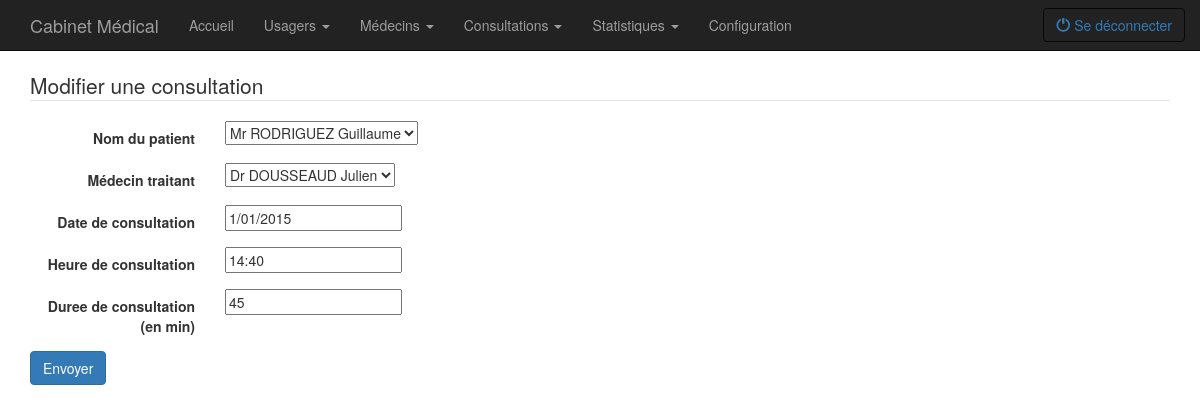
The app's page /consultation/modifier.php?id=1 (signed in) with its own data.
### tables this page shows
CREATE TABLE IF NOT EXISTS CONSULTATION
(
  id            INT(11)        NOT NULL AUTO_INCREMENT,
  usager        INT(11)        NOT NULL,
  medecin       INT(11)        NOT NULL,
  dateConsult   DATE           NULL,
  heureConsult  TIME           NULL,
  dureeConsult  INT(11)        NULL DEFAULT 30
  ,
  PRIMARY KEY (ID)
);

### config/config.inc.php (called while the page is built, shortened)
<?php
$nomFichier = dirname(__FILE__) . "/configuration.xml";
$xml = simplexml_load_file($nomFichier) or header('Location: assistant/assistant.php');
$site = $xml->site;
$siteurl = (string) $site->url;

### class/form.class.php (the view, shortened to what this page needs)
<?php
class Form
{
    private $form = null;
    public function __construct($legend, $method = "post", $dest = null)
    {
        $this->form = ' <form action="' . $dest . '" method="' . $method . '" class="form-horizontal" role="form">
						  <fieldset>
							<legend>' . $legend . '</legend>';
    }
    public function setInput($label, $name, $type = "text", $value = null, $option = null)
    {
        if ($label == null) {
            $this->form .= '<div class="form-group"><input type="' . $type . '" name="' . $name . '" value="' . $value . '" ' . $option . ' ></div>';
        } else {
            $this->form .= '<div class="form-group"><label for="' . $name . '" class="col-sm-2 control-label">' . $label . '</label><div class="col-sm-10"><input type="' . $type . '" name="' . $name . '" value="' . $value . '" ' . $option . ' ></div></div>';
        }
    }
    public function setSelect($label, $name, array $options, $prefered = null, $optionsHTML = null)
    {
        $this->form .= '<div class="form-group"><label for="' . $name . '" class="col-sm-2 control-label">' . $label . '</label><div class="col-sm-10"><select name="' . $name . '" ' . $optionsHTML .'>';
        if ($prefered != null) {
            $this->form .= '<option value="' . $prefered . '">' . $options[$prefered] . '</option>';
            $this->form .= '<option disabled>──────────</option>';
            unset($options[$prefered]);
        }
        foreach ($options as $cle => $option) {
            $this->form .= '<option value="' . $cle . '">' . $option . '</option>';
        }
        $this->form .= '</select></div></div>';
    }
    public function setButton($label, $name, $type="submit", $class = "btn btn-default")
    {
        $this->form .= '<button name="' . $name . '" type="' . $type . '" class="'. $class .'">' . $label . '</button> ';
    }
    public function getForm()
    {
        return $this->form . ' </fieldset>
						</form>';
    }
}

### consultation/modifier.php (shortened to what this page needs)
<?php
require('../config/config.inc.php');
try {
    $linkpdo = new PDO("mysql:host=$server;dbname=$db", $login, $mdp);
} catch (PDOException $e) {
    include('../header.php');
    echo "<div class='alert alert-danger' role='alert'>Erreur lors de la connexion à la BDD. Erreur : " . $e->getMessage() . "</div>";
    include('../footer.php');
    exit;
}
if (!empty($_GET['id'])) {
    $querySearch = $linkpdo->prepare('SELECT * FROM CONSULTATION WHERE id = :id');
    try {
        $querySearch->execute(array('id' => $_GET['id']));
    } catch (Exception $e) {
        $message = "Impossible de récupérer les informations de la consultation. Erreur : " . $e->getMessage();
        header("Location: $siteurl/consultation/rechercher.php?error=$message");
        exit;
    }
    $resultats = $querySearch->fetchAll();
    $ancienneConsultation = $resultats[0];
    $querySearch = $linkpdo->prepare('SELECT id, civilite, nom, prenom FROM USAGERS ORDER BY 3, 4 ASC');
    try {
        $querySearch->execute(null);
    } catch (Exception $e) {
        $message = "Erreur lors de l'execution de la requete : " . $e->getMessage();
        header("Location: $siteurl/consultation/rechercher.php?error=$message");
        exit;
    }
    $resultatsUsagers = $querySearch->fetchAll();
    $usagers = array();
    foreach ($resultatsUsagers as $resultat) {
        $usagers[$resultat['id']] = $resultat['civilite'] . ' ' . $resultat['nom'] . ' ' . $resultat['prenom'];
    }
    $querySearch = $linkpdo->prepare('SELECT * FROM MEDECINS');
    try {
        $querySearch->execute(null);
    } catch (Exception $e) {
        $message = "Erreur lors de l'execution de la requete : " . $e->getMessage();
        header("Location: $siteurl/consultation/rechercher.php?error=$message");
        exit;
    }
    $medecins = $querySearch->fetchAll();
    $listeMedecins = array();
    foreach ($medecins as $medecin) {
        $listeMedecins[$medecin['id']] = $medecin['civilite'] . ' ' . $medecin['nom'] . ' ' . $medecin['prenom'];
    }
    include('../header.php');
    $form = new Form("Modifier une consultation", "post", "");
    foreach ($parametresConsultation as $cle => $parametre) {
        switch ($parametre) {
            case "usager":
                $form->setSelect("Nom du patient", "usager", $usagers, $ancienneConsultation[$parametre], 'id="selectUsagers"');
                break;
            case "medecin":
                $form->setSelect("Médecin traitant", "medecin", $listeMedecins, $ancienneConsultation[$parametre], 'id="selectMedecins"');
                break;
            case "dateConsult":
                $date = DateTime::createFromFormat('Y-m-d', $ancienneConsultation[$parametre])->format('j/m/Y');
                $form->setInput($cle, $parametre, "text", $date, 'id="dateConsult"');
                break;
            case "heureConsult":
                $heure = DateTime::createFromFormat('H:i:s', $ancienneConsultation[$parametre])->format('H:i');
                $form->setInput($cle, $parametre, "text", $heure, "class='datetimepicker'");
                break;
            default:
                $form->setInput($cle, $parametre, "text", $ancienneConsultation[$parametre]);
        }
    }
    $form->setButton("Envoyer", "envoyer", "submit", "btn btn-primary");
    echo $form->getForm();
    include('../footer.php');
} else {
    $message = "Vous ne pouvez pas accéder à la page de modification directement";
    header("Location: $siteurl/consultation/rechercher.php?warning=$message");
    exit;
}

### header.php (shortened to what this page needs)
<?php
require_once('config/config.inc.php');
require_once('class/form.class.php');
?>
<!DOCTYPE html>
<html lang="fr">
<head>
    <link href="<?php echo $siteurl; ?>/public/css/bootstrap.min.css" rel="stylesheet">
    <link href="<?php echo $siteurl; ?>/public/css/style.css" rel="stylesheet">
    <link href="<?php echo $siteurl; ?>/public/css/bootstrap-datetimepicker.min.css" rel="stylesheet">
    <link href="<?php echo $siteurl; ?>/public/css/datepicker3.standalone.min.css" rel="stylesheet">
</head>
<body role="document">
<nav class="navbar navbar-inverse navbar-fixed-top" role="navigation">
    <div class="container">
        <div class="navbar-header">
            <a class="navbar-brand" href="<?php echo $siteurl; ?>/index.php">Cabinet Médical</a>
        </div>
        <div id="navbar" class="navbar-collapse collapse">
            <ul class="nav navbar-nav navbar-left">
                <li><a href="<?php echo $siteurl; ?>/index.php">Accueil</a></li>
                <li class="dropdown">
                    <a href="#" class="dropdown-toggle" data-toggle="dropdown" role="button" aria-expanded="false">Usagers
                        <span class="caret"></span></a>
                </li>
                <li class="dropdown">
                    <a href="#" class="dropdown-toggle" data-toggle="dropdown" role="button" aria-expanded="false">Médecins
                        <span class="caret"></span></a>
                </li>
                <li class="dropdown">
                    <a href="#" class="dropdown-toggle" data-toggle="dropdown" role="button" aria-expanded="false">Consultations
                        <span class="caret"></span></a>
                </li>
                <li class="dropdown">
                    <a href="#" class="dropdown-toggle" data-toggle="dropdown" role="button" aria-expanded="false">Statistiques
                        <span class="caret"></span></a>
                </li>
                <li><a href="<?php echo $siteurl; ?>/assistant/assistant.php">Configuration</a></li>
            </ul>
            <ul class="nav navbar-nav navbar-right">
                <?php
                if (isset($_SESSION['connecté']) && $_SESSION['connecté'] == true) {
                    echo "<li><button type='button' class='btn btn-default navbar-btn navbar-inverse'><a href='$siteurl/index.php?logout'><span class='glyphicon glyphicon-off' aria-hidden='true'></span>  Se déconnecter</a></button></li>";
                }
                ?>
            </ul>
        </div>
    </div>
</nav>
<div class="container theme-showcase" role="main">

### footer.php (shortened to what this page needs)
<?php
require('config/config.inc.php');
?>
</div>
</body>
</html>

### public/css/style.css (style rules this page uses)
body { padding-top: 70px; padding-bottom: 30px; }

### records on screen
consultation: usager "Mr RODRIGUEZ Guillaume", medecin "Dr DOUSSEAUD Julien", dateConsult "1/01/2015", heureConsult "14:40", dureeConsult "45"

### other values on screen
$legend "Modifier une consultation"
$label "Nom du patient Médecin traitant"
$label "Date de consultation Heure de consultation Duree de consultation (en min)"
$label "Envoyer"
